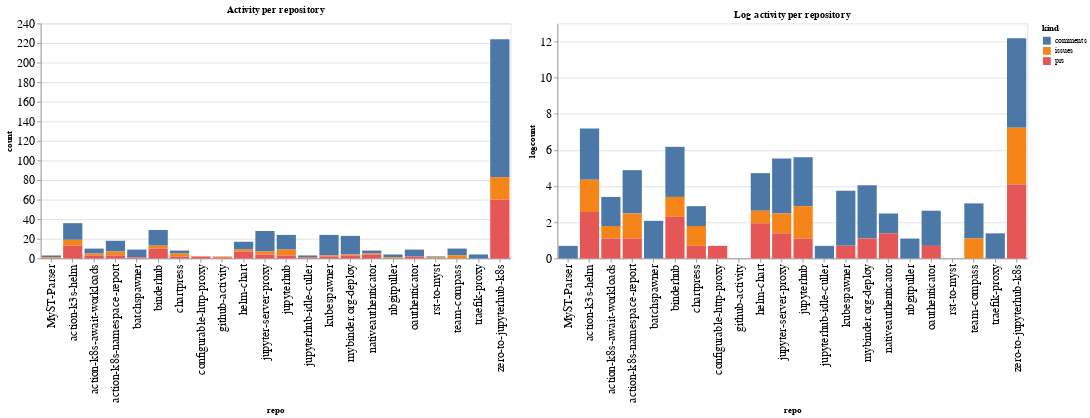

Notebook source saved alongside this figure:
### Code cell
ch1 = alt.Chart(repo_summaries, width=600, title="Activity per repository").mark_bar().encode(
    x='repo',
    y='count',
    color='kind',
    tooltip="kind"
)

ch2 = alt.Chart(repo_summaries, width=600, title="Log activity per repository").mark_bar().encode(
    x='repo',
    y='logcount',
    color='kind',
    tooltip="kind"
)

ch1 | ch2

### Figure 1 — Vega-Lite specification as saved in the notebook (floating-point values rounded to 4 significant figures)
{"config": {"axisLeft": {"labelFontSize": 15}, "axisBottom": {"labelFontSize": 15}}, "hconcat": [{"mark": "bar", "encoding": {"color": {"type": "nominal", "field": "kind"}, "tooltip": {"type": "nominal", "field": "kind"}, "x": {"type": "nominal", "field": "repo"}, "y": {"type": "quantitative", "field": "count"}}, "title": "Activity per repository", "width": 600}, {"mark": "bar", "encoding": {"color": {"type": "nominal", "field": "kind"}, "tooltip": {"type": "nominal", "field": "kind"}, "x": {"type": "nominal", "field": "repo"}, "y": {"type": "quantitative", "field": "logcount"}}, "title": "Log activity per repository", "width": 600}], "data": {"name": "data-29f1687a756361b2fdb9d0b51ed7a74c"}, "$schema": "https://vega.github.io/schema/vega-lite/v4.8.1.json", "datasets": {"data-29f1687a756361b2fdb9d0b51ed7a74c": [{"repo": "MyST-Parser", "kind": "comments", "count": 2, "logcount": 0.6931}, {"repo": "MyST-Parser", "kind": "issues", "count": 1, "logcount": 0.0}, {"repo": "action-k3s-helm", "kind": "comments", "count": 17, "logcount": 2.833}, {"repo": "action-k3s-helm", "kind": "issues", "count": 6, "logcount": 1.792}, {"repo": "action-k3s-helm", "kind": "prs", "count": 13, "logcount": 2.565}, {"repo": "action-k8s-await-workloads", "kind": "comments", "count": 5, "logcount": 1.609}, {"repo": "action-k8s-await-workloads", "kind": "issues", "count": 2, "logcount": 0.6931}, {"repo": "action-k8s-await-workloads", "kind": "prs", "count": 3, "logcount": 1.099}, {"repo": "action-k8s-namespace-report", "kind": "comments", "count": 11, "logcount": 2.398}, {"repo": "action-k8s-namespace-report", "kind": "issues", "count": 4, "logcount": 1.386}, {"repo": "action-k8s-namespace-report", "kind": "prs", "count": 3, "logcount": 1.099}, {"repo": "batchspawner", "kind": "comments", "count": 8, "logcount": 2.079}, {"repo": "batchspawner", "kind": "prs", "count": 1, "logcount": 0.0}, {"repo": "binderhub", "kind": "comments", "count": 16, "logcount": 2.773}, {"repo": "binderhub", "kind": "issues", "count": 3, "logcount": 1.099}, {"repo": "binderhub", "kind": "prs", "count": 10, "logcount": 2.303}, {"repo": "chartpress", "kind": "comments", "count": 3, "logcount": 1.099}, {"repo": "chartpress", "kind": "issues", "count": 3, "logcount": 1.099}, {"repo": "chartpress", "kind": "prs", "count": 2, "logcount": 0.6931}, {"repo": "configurable-http-proxy", "kind": "prs", "count": 2, "logcount": 0.6931}, {"repo": "github-activity", "kind": "issues", "count": 1, "logcount": 0.0}, {"repo": "github-activity", "kind": "prs", "count": 1, "logcount": 0.0}, {"repo": "helm-chart", "kind": "comments", "count": 8, "logcount": 2.079}, {"repo": "helm-chart", "kind": "issues", "count": 2, "logcount": 0.6931}, {"repo": "helm-chart", "kind": "prs", "count": 7, "logcount": 1.946}, {"repo": "jupyter-server-proxy", "kind": "comments", "count": 21, "logcount": 3.045}, {"repo": "jupyter-server-proxy", "kind": "issues", "count": 3, "logcount": 1.099}, {"repo": "jupyter-server-proxy", "kind": "prs", "count": 4, "logcount": 1.386}, {"repo": "jupyterhub", "kind": "comments", "count": 15, "logcount": 2.708}, {"repo": "jupyterhub", "kind": "issues", "count": 6, "logcount": 1.792}, {"repo": "jupyterhub", "kind": "prs", "count": 3, "logcount": 1.099}, {"repo": "jupyterhub-idle-culler", "kind": "comments", "count": 2, "logcount": 0.6931}, {"repo": "jupyterhub-idle-culler", "kind": "prs", "count": 1, "logcount": 0.0}, {"repo": "kubespawner", "kind": "comments", "count": 21, "logcount": 3.045}, {"repo": "kubespawner", "kind": "issues", "count": 1, "logcount": 0.0}, {"repo": "kubespawner", "kind": "prs", "count": 2, "logcount": 0.6931}, {"repo": "mybinder.org-deploy", "kind": "comments", "count": 19, "logcount": 2.944}, {"repo": "mybinder.org-deploy", "kind": "issues", "count": 1, "logcount": 0.0}, {"repo": "mybinder.org-deploy", "kind": "prs", "count": 3, "logcount": 1.099}, {"repo": "nativeauthenticator", "kind": "comments", "count": 3, "logcount": 1.099}, {"repo": "nativeauthenticator", "kind": "issues", "count": 1, "logcount": 0.0}, {"repo": "nativeauthenticator", "kind": "prs", "count": 4, "logcount": 1.386}, {"repo": "nbgitpuller", "kind": "comments", "count": 3, "logcount": 1.099}, {"repo": "nbgitpuller", "kind": "issues", "count": 1, "logcount": 0.0}, {"repo": "oauthenticator", "kind": "comments", "count": 7, "logcount": 1.946}, {"repo": "oauthenticator", "kind": "prs", "count": 2, "logcount": 0.6931}, {"repo": "rst-to-myst", "kind": "comments", "count": 1, "logcount": 0.0}, {"repo": "rst-to-myst", "kind": "issues", "count": 1, "logcount": 0.0}, {"repo": "team-compass", "kind": "comments", "count": 7, "logcount": 1.946}, {"repo": "team-compass", "kind": "issues", "count": 3, "logcount": 1.099}, {"repo": "traefik-proxy", "kind": "comments", "count": 4, "logcount": 1.386}, {"repo": "zero-to-jupyterhub-k8s", "kind": "comments", "count": 141, "logcount": 4.949}, {"repo": "zero-to-jupyterhub-k8s", "kind": "issues", "count": 23, "logcount": 3.135}, {"repo": "zero-to-jupyterhub-k8s", "kind": "prs", "count": 60, "logcount": 4.094}]}}
